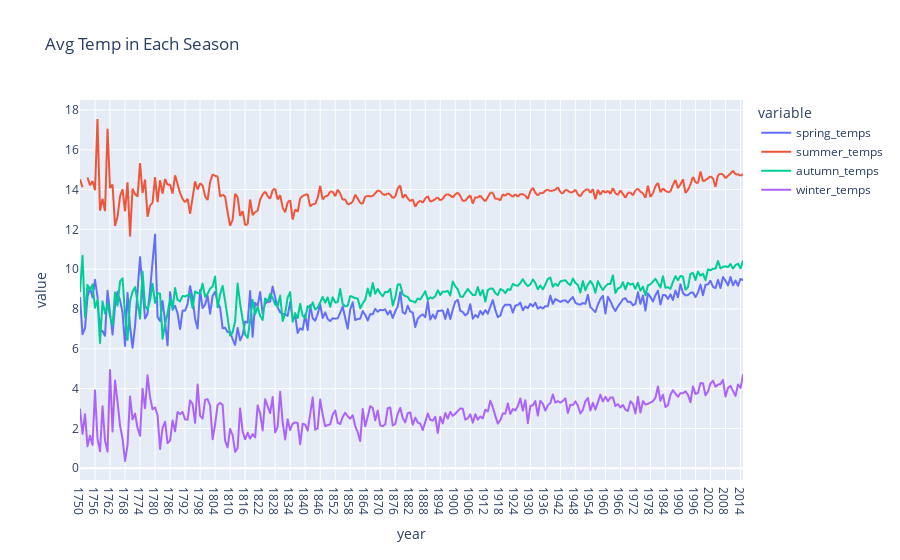

The cell this chart's notebook holds for it:
### Code cell
fig=px.line(season,x='year',y=['spring_temps', 'summer_temps', 'autumn_temps', 'winter_temps'],title='Avg Temp in Each Season')
fig.show()

### Figure 1 — Plotly figure (JSON) as saved in the notebook; plotly's stock layout.template omitted (floating-point values rounded to 4 significant figures; data arrays with more than 128 entries replaced by an {"elided": "..."} marker saying what was removed)
{"data": [{"hovertemplate": "variable=spring_temps<br>year=%{x}<br>value=%{y}<extra></extra>", "legendgroup": "spring_temps", "line": {"color": "#636efa", "dash": "solid"}, "mode": "lines", "name": "spring_temps", "showlegend": true, "type": "scattergl", "x": {"elided": "266 str values"}, "xaxis": "x", "y": {"elided": "266 float values"}, "yaxis": "y"}, {"hovertemplate": "variable=summer_temps<br>year=%{x}<br>value=%{y}<extra></extra>", "legendgroup": "summer_temps", "line": {"color": "#EF553B", "dash": "solid"}, "mode": "lines", "name": "summer_temps", "showlegend": true, "type": "scattergl", "x": {"elided": "266 str values"}, "xaxis": "x", "y": {"elided": "266 float values"}, "yaxis": "y"}, {"hovertemplate": "variable=autumn_temps<br>year=%{x}<br>value=%{y}<extra></extra>", "legendgroup": "autumn_temps", "line": {"color": "#00cc96", "dash": "solid"}, "mode": "lines", "name": "autumn_temps", "showlegend": true, "type": "scattergl", "x": {"elided": "266 str values"}, "xaxis": "x", "y": {"elided": "266 float values"}, "yaxis": "y"}, {"hovertemplate": "variable=winter_temps<br>year=%{x}<br>value=%{y}<extra></extra>", "legendgroup": "winter_temps", "line": {"color": "#ab63fa", "dash": "solid"}, "mode": "lines", "name": "winter_temps", "showlegend": true, "type": "scattergl", "x": {"elided": "266 str values"}, "xaxis": "x", "y": {"elided": "266 float values"}, "yaxis": "y"}], "layout": {"legend": {"title": {"text": "variable"}, "tracegroupgap": 0}, "title": {"text": "Avg Temp in Each Season"}, "xaxis": {"anchor": "y", "domain": [0, 1], "title": {"text": "year"}}, "yaxis": {"anchor": "x", "domain": [0, 1], "title": {"text": "value"}}}}
